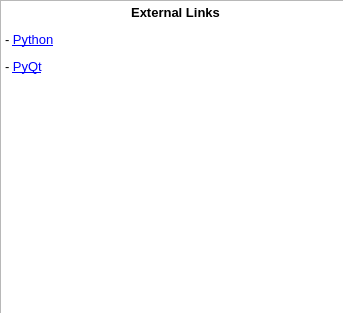
<?xml version="1.0" encoding="UTF-8"?>
<ui version="4.0">
 <class>ExternalLinks</class>
 <widget class="QDialog" name="ExternalLinks">
  <property name="geometry">
   <rect>
    <x>0</x>
    <y>0</y>
    <width>343</width>
    <height>313</height>
   </rect>
  </property>
  <property name="windowTitle">
   <string>External Links</string>
  </property>
  <property name="windowIcon">
   <iconset resource="imicons.qrc">
    <normaloff>:/imcon/link1.png</normaloff>:/imcon/link1.png</iconset>
  </property>
  <widget class="QTextBrowser" name="ExternalLinktextBrowser">
   <property name="geometry">
    <rect>
     <x>0</x>
     <y>0</y>
     <width>351</width>
     <height>321</height>
    </rect>
   </property>
   <property name="html">
    <string>&lt;!DOCTYPE HTML PUBLIC &quot;-//W3C//DTD HTML 4.0//EN&quot; &quot;http://www.w3.org/TR/REC-html40/strict.dtd&quot;&gt;
&lt;html&gt;&lt;head&gt;&lt;meta name=&quot;qrichtext&quot; content=&quot;1&quot; /&gt;&lt;style type=&quot;text/css&quot;&gt;
p, li { white-space: pre-wrap; }
&lt;/style&gt;&lt;/head&gt;&lt;body style=&quot; font-family:'MS Shell Dlg 2'; font-size:8.25pt; font-weight:400; font-style:normal;&quot;&gt;
&lt;p align=&quot;center&quot; style=&quot; margin-top:12px; margin-bottom:12px; margin-left:0px; margin-right:0px; -qt-block-indent:0; text-indent:0px;&quot;&gt;&lt;span style=&quot; font-size:10pt; font-weight:600;&quot;&gt;External Links&lt;/span&gt;&lt;/p&gt;
&lt;p style=&quot; margin-top:12px; margin-bottom:12px; margin-left:0px; margin-right:0px; -qt-block-indent:0; text-indent:0px;&quot;&gt;&lt;span style=&quot; font-size:10pt;&quot;&gt;- &lt;/span&gt;&lt;a href=&quot;www.pyorg.com&quot;&gt;&lt;span style=&quot; font-size:10pt; text-decoration: underline; color:#0000ff;&quot;&gt;Python&lt;/span&gt;&lt;/a&gt;&lt;/p&gt;
&lt;p style=&quot; margin-top:12px; margin-bottom:12px; margin-left:0px; margin-right:0px; -qt-block-indent:0; text-indent:0px;&quot;&gt;&lt;span style=&quot; font-size:10pt;&quot;&gt;- &lt;/span&gt;&lt;a href=&quot;www.pyqt.com&quot;&gt;&lt;span style=&quot; font-size:10pt; text-decoration: underline; color:#0000ff;&quot;&gt;PyQt&lt;/span&gt;&lt;/a&gt;&lt;/p&gt;&lt;/body&gt;&lt;/html&gt;</string>
   </property>
  </widget>
 </widget>
 <resources>
  <include location="imicons.qrc"/>
 </resources>
 <connections/>
</ui>
